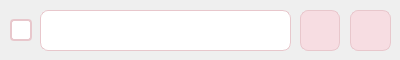
<?xml version="1.0" encoding="UTF-8"?>
<ui version="4.0">
 <class>Form</class>
 <widget class="QWidget" name="Form">
  <property name="geometry">
   <rect>
    <x>0</x>
    <y>0</y>
    <width>400</width>
    <height>60</height>
   </rect>
  </property>
  <property name="font">
   <font>
    <family>Segoe UI</family>
    <pointsize>12</pointsize>
   </font>
  </property>
  <property name="windowTitle">
   <string>Form</string>
  </property>
  <property name="styleSheet">
   <string notr="true">QLineEdit {
    background: #FFFFFF;
    border: 1px solid #E3D5E8;
    border-radius: 8px;
    padding: 6px 10px;
    color: #444;
    font-size: 12pt;
}

/* Po najechaniu */
QLineEdit:hover {
    border: 1px solid #D6C7E5;
}

/* Po kliknięciu (focus) */
QLineEdit:focus {
    border: 2px solid #C7B4E3;
    background: #FBF8FF;
}
</string>
  </property>
  <widget class="QCheckBox" name="checkBox">
   <property name="geometry">
    <rect>
     <x>10</x>
     <y>10</y>
     <width>41</width>
     <height>41</height>
    </rect>
   </property>
   <property name="styleSheet">
    <string notr="true">QCheckBox {
    spacing: 8px;
    font-size: 12pt;
    color: #444;
}

QCheckBox::indicator {
    width: 18px;
    height: 18px;
    border-radius: 4px;
    border: 2px solid #E8C7CC;
    background: #FFFFFF;
}

QCheckBox::indicator:hover {
    border: 2px solid #F4C9D1;
}

QCheckBox::indicator:checked {
    background: #F7DDE2;
    border: 2px solid #E8B7C1;
}
</string>
   </property>
   <property name="text">
    <string/>
   </property>
  </widget>
  <widget class="QPushButton" name="usun">
   <property name="geometry">
    <rect>
     <x>350</x>
     <y>10</y>
     <width>41</width>
     <height>41</height>
    </rect>
   </property>
   <property name="styleSheet">
    <string notr="true">QPushButton {
    background-color: #F7DDE2;
    color: #444;
    padding: 6px 14px;
    border-radius: 8px;
    border: 1px solid #E8C7CC;
    font-weight: bold;
}

QPushButton:hover {
    background-color: #F4C9D1;
}

QPushButton:pressed {
    background-color: #E8B7C1;
}
</string>
   </property>
   <property name="text">
    <string/>
   </property>
   <property name="icon">
    <iconset>
     <normaloff>delete-851.png</normaloff>delete-851.png</iconset>
   </property>
   <property name="iconSize">
    <size>
     <width>18</width>
     <height>18</height>
    </size>
   </property>
  </widget>
  <widget class="QPushButton" name="Edit">
   <property name="geometry">
    <rect>
     <x>300</x>
     <y>10</y>
     <width>40</width>
     <height>41</height>
    </rect>
   </property>
   <property name="styleSheet">
    <string notr="true">QPushButton {
    background-color: #F7DDE2;
    color: #444;
    padding: 6px 14px;
    border-radius: 8px;
    border: 1px solid #E8C7CC;
    font-weight: bold;
}

QPushButton:hover {
    background-color: #F4C9D1;
}

QPushButton:pressed {
    background-color: #E8B7C1;
}

</string>
   </property>
   <property name="text">
    <string/>
   </property>
   <property name="icon">
    <iconset>
     <normaloff>edit-644.png</normaloff>edit-644.png</iconset>
   </property>
   <property name="iconSize">
    <size>
     <width>18</width>
     <height>18</height>
    </size>
   </property>
  </widget>
  <widget class="QLineEdit" name="lineEdit2">
   <property name="geometry">
    <rect>
     <x>40</x>
     <y>10</y>
     <width>251</width>
     <height>41</height>
    </rect>
   </property>
   <property name="styleSheet">
    <string notr="true">QLineEdit {
    background: #FFFFFF;
    border: 1px solid #E8C7CC;
    border-radius: 8px;
    padding: 6px 10px;
    color: #444;
    font-size: 12pt;
}

QLineEdit:hover {
    border: 1px solid #F4C9D1;
}

QLineEdit:focus {
    border: 2px solid #E8B7C1;
    background: #FFF7F9;
}</string>
   </property>
  </widget>
 </widget>
 <resources/>
 <connections/>
</ui>
